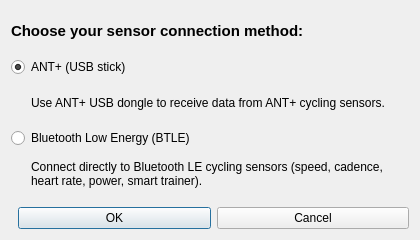
<?xml version="1.0" encoding="UTF-8"?>
<ui version="4.0">
 <class>DialogConnectionMethod</class>
 <widget class="QDialog" name="DialogConnectionMethod">
  <property name="geometry">
   <rect>
    <x>0</x>
    <y>0</y>
    <width>420</width>
    <height>240</height>
   </rect>
  </property>
  <property name="windowTitle">
   <string>Connection Method</string>
  </property>
  <layout class="QVBoxLayout" name="verticalLayout">
   <item>
    <widget class="QLabel" name="label_title">
     <property name="text">
      <string>Choose your sensor connection method:</string>
     </property>
     <property name="font">
      <font>
       <bold>true</bold>
       <pointsize>11</pointsize>
      </font>
     </property>
    </widget>
   </item>
   <item>
    <widget class="QRadioButton" name="radioButton_ant">
     <property name="text">
      <string>ANT+ (USB stick)</string>
     </property>
     <property name="checked">
      <bool>true</bool>
     </property>
    </widget>
   </item>
   <item>
    <widget class="QLabel" name="label_ant_desc">
     <property name="text">
      <string>Use ANT+ USB dongle to receive data from ANT+ cycling sensors.</string>
     </property>
     <property name="wordWrap">
      <bool>true</bool>
     </property>
     <property name="indent">
      <number>20</number>
     </property>
    </widget>
   </item>
   <item>
    <widget class="QRadioButton" name="radioButton_btle">
     <property name="text">
      <string>Bluetooth Low Energy (BTLE)</string>
     </property>
    </widget>
   </item>
   <item>
    <widget class="QLabel" name="label_btle_desc">
     <property name="text">
      <string>Connect directly to Bluetooth LE cycling sensors (speed, cadence, heart rate, power, smart trainer).</string>
     </property>
     <property name="wordWrap">
      <bool>true</bool>
     </property>
     <property name="indent">
      <number>20</number>
     </property>
    </widget>
   </item>
   <item>
    <spacer name="verticalSpacer">
     <property name="orientation">
      <enum>Qt::Vertical</enum>
     </property>
    </spacer>
   </item>
   <item>
    <layout class="QHBoxLayout" name="horizontalLayout">
     <item>
      <spacer name="horizontalSpacer">
       <property name="orientation">
        <enum>Qt::Horizontal</enum>
       </property>
      </spacer>
     </item>
     <item>
      <widget class="QPushButton" name="pushButton_ok">
       <property name="text">
        <string>OK</string>
       </property>
       <property name="default">
        <bool>true</bool>
       </property>
      </widget>
     </item>
     <item>
      <widget class="QPushButton" name="pushButton_cancel">
       <property name="text">
        <string>Cancel</string>
       </property>
      </widget>
     </item>
    </layout>
   </item>
  </layout>
 </widget>
 <resources/>
 <connections>
  <connection>
   <sender>pushButton_ok</sender>
   <signal>clicked()</signal>
   <receiver>DialogConnectionMethod</receiver>
   <slot>accept()</slot>
   <hints>
    <hint type="sourcelabel">
     <x>310</x>
     <y>220</y>
    </hint>
    <hint type="destinationlabel">
     <x>210</x>
     <y>120</y>
    </hint>
   </hints>
  </connection>
  <connection>
   <sender>pushButton_cancel</sender>
   <signal>clicked()</signal>
   <receiver>DialogConnectionMethod</receiver>
   <slot>reject()</slot>
   <hints>
    <hint type="sourcelabel">
     <x>390</x>
     <y>220</y>
    </hint>
    <hint type="destinationlabel">
     <x>210</x>
     <y>120</y>
    </hint>
   </hints>
  </connection>
 </connections>
</ui>
